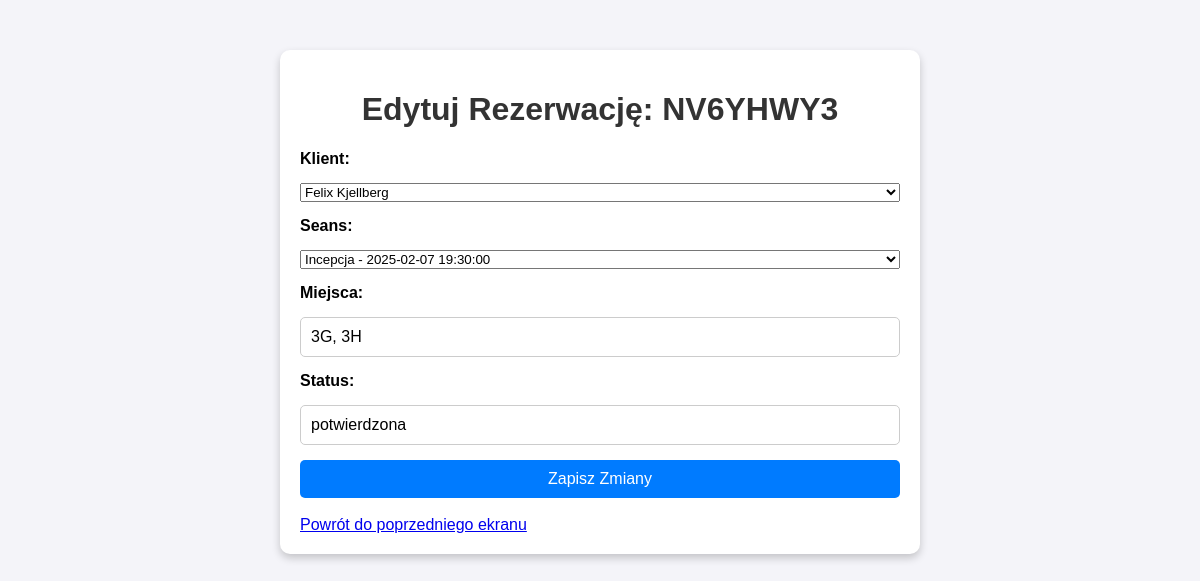
The page /admin/bazy/zarzadzaj_rezerwacjami/edytuj/11 on the database its author committed.
### app.py (models this page shows)
class Rezerwacja(db.Model):
    __tablename__ = 'rezerwacje'
    id = db.Column(db.Integer, primary_key=True)
    klient_id = db.Column(db.Integer, db.ForeignKey('klienci.id'), nullable=False)
    seans_id = db.Column(db.Integer, db.ForeignKey('seanse.id'), nullable=False)
    miejsca = db.Column(db.Text, nullable=False)  # Lista miejsc w formacie tekstowym np. "A1, A2"
    status = db.Column(db.String(50), nullable=False)  # Status np. "potwierdzona", "anulowana"
    unikalny_kod = db.Column(db.String(100), unique=True, nullable=False)

class Klient(db.Model):
    __tablename__ = 'klienci'
    id = db.Column(db.Integer, primary_key=True)
    imie = db.Column(db.String(100), nullable=False)
    nazwisko = db.Column(db.String(100), nullable=False)
    email = db.Column(db.String(150), unique=True, nullable=False)
    rezerwacje = db.relationship('Rezerwacja', backref='klient', lazy=True)

class Film(db.Model):
    __tablename__ = 'filmy'
    id = db.Column(db.Integer, primary_key=True)
    tytul = db.Column(db.String(150), nullable=False)
    opis = db.Column(db.Text, nullable=True)
    gatunek = db.Column(db.String(50), nullable=False)
    dlugosc = db.Column(db.Integer, nullable=False)
    data_premiery = db.Column(db.Date, nullable=False)
    plakat_url = db.Column(db.String(1000), nullable=True)
    seanse = db.relationship('Seans', backref='film', lazy=True) #db.relationship - służy do definiowania relacji między tabelami

### app.py (the view, shortened to what this page needs)
@app.route('/admin/bazy/zarzadzaj_rezerwacjami/edytuj/<int:rezerwacja_id>', methods=['GET', 'POST'])
def edytuj_rezerwacje(rezerwacja_id):
    rezerwacja = Rezerwacja.query.get_or_404(rezerwacja_id)  # Pobieramy rezerwację na podstawie ID
    seanse = Seans.query.all()
    klienci = Klient.query.all()
    return render_template('admin_bazy_zarzadzaj_rezerwacjami_edytuj.html', rezerwacja=rezerwacja, seanse=seanse, klienci=klienci)

### app.py (called while the page is built)
@app.before_request
def load_database():
    g.kino = {
        "admin" : Administrator.query.all(),
        "film" : Film.query.all(),
        "rezerwacja" : Rezerwacja.query.all(),
        "seans" : Seans.query.all(),
        "klient" : Klient.query.all()
    }

### templates/admin_bazy_zarzadzaj_rezerwacjami_edytuj.html (shortened to what this page needs)
<!DOCTYPE html>
<html lang="pl">
<head>
</head>
<body>
    <div class="container">
        <h1>Edytuj Rezerwację: {{ rezerwacja.unikalny_kod }}</h1>
        <form method="POST">
            <label for="klient_id">Klient:</label>
            <select id="klient_id" name="klient_id">
                {% for klient in klienci %}
                <option value="{{ klient.id }}" {% if klient.id == rezerwacja.klient_id %}selected{% endif %}>{{ klient.imie }} {{ klient.nazwisko }}</option>
                {% endfor %}
            </select>
            <label for="seans_id">Seans:</label>
            <select id="seans_id" name="seans_id">
                {% for seans in seanse %}
                <option value="{{ seans.id }}" {% if seans.id == rezerwacja.seans_id %}selected{% endif %}>{{ seans.film.tytul }} - {{ seans.data }} {{ seans.godzina }}</option>
                {% endfor %}
            </select>
            <label for="miejsca">Miejsca:</label>
            <input type="text" id="miejsca" name="miejsca" value="{{ rezerwacja.miejsca }}" required>
            <label for="status">Status:</label>
            <input type="text" id="status" name="status" value="{{ rezerwacja.status }}" required>
            <button type="submit">Zapisz Zmiany</button>
        </form>
        <br>
        <a href="{{ url_for('admin_bazy') }}">Powrót do poprzedniego ekranu</a>
    </div>
</body>
</html>

### templates/admin_bazy_zarzadzaj_rezerwacjami_edytuj.html (style rules this page uses)
body { font-family: Arial, sans-serif; background-color: #f4f4f9; margin: 0; padding: 0; }
.container { max-width: 600px; margin: 50px auto; padding: 20px; background-color: #ffffff; border-radius: 10px; box-shadow: 0 4px 8px rgba(0, 0, 0, 0.2); }
h1 { text-align: center; color: #333333; }
form { display: flex; flex-direction: column; gap: 15px; }
label { font-weight: bold; }
input, textarea, button { padding: 10px; font-size: 16px; border: 1px solid #ccc; border-radius: 5px; }
button { background-color: #007bff; color: white; cursor: pointer; border: none; }

### rows shown on the page
Rezerwacja: unikalny_kod "NV6YHWY3", klient_id "Felix Kjellberg", seans_id "Incepcja - 2025-02-07 19:30:00", miejsca "3G, 3H", status "potwierdzona"
